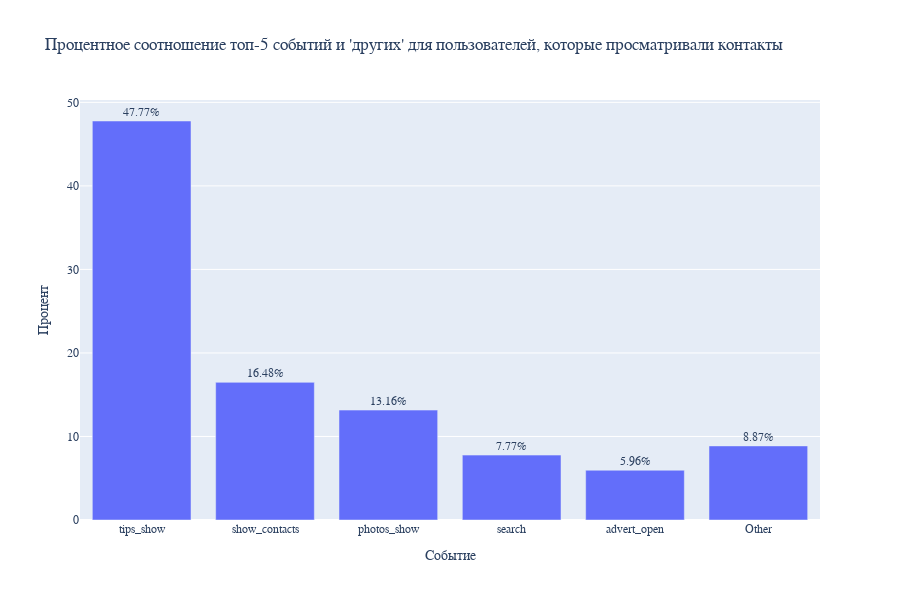

Write notebook code for a chart like this one.
### Markdown cell above
### Оценка действий, совершеных пользователями, которые просматривают контакты

### Code cell
# Получение списка пользователей, которые просматривали контакты
users_with_contacts_show = data[data['event_name'] == 'show_contacts']['user_id'].unique()

# Фильтрация данных только для пользователей, которые просматривали контакты
filtered_data = data[data['user_id'].isin(users_with_contacts_show)]

# Подсчет количества событий для каждого типа
event_counts = filtered_data.groupby('event_name').size().reset_index(name='count')

# Подсчет общего числа событий
total_events = event_counts['count'].sum()

# Выделение топ-5 категорий
top_events = event_counts.sort_values(by='count', ascending=False).head(5)

# Создание категории "другие" для остальных событий
other_count = total_events - top_events['count'].sum()
other_row = pd.DataFrame({'event_name': ['Other'], 'count': [other_count]})
event_counts = pd.concat([top_events, other_row])

# Рассчет процентного соотношения
event_counts['percent'] = (event_counts['count'] / total_events * 100).round(2)

# Создание столбчатой диаграммы
fig = go.Figure(data=[go.Bar(x=event_counts['event_name'], y=event_counts['percent'])])

# Настройка макета
fig.update_layout(
    title="Процентное соотношение топ-5 событий и 'других' для пользователей, которые просматривали контакты",
    xaxis=dict(title='Событие'),
    yaxis=dict(title='Процент'),
    font=dict(family="Arial", size=12),
    height=600
)

fig.update_traces(texttemplate='%{y:.2f}%', textposition='outside')

# Отображение диаграммы
fig.show()

### Figure 1 — Plotly figure (JSON) as saved in the notebook; plotly's stock layout.template omitted (floating-point values rounded to 4 significant figures)
{"data": [{"textposition": "outside", "texttemplate": "%{y:.2f}%", "type": "bar", "x": ["tips_show", "show_contacts", "photos_show", "search", "advert_open", "Other"], "y": [47.77, 16.48, 13.16, 7.77, 5.96, 8.87]}], "layout": {"font": {"family": "Arial", "size": 12}, "height": 600, "title": {"text": "Процентное соотношение топ-5 событий и 'других' для пользователей, которые просматривали контакты"}, "xaxis": {"title": {"text": "Событие"}}, "yaxis": {"title": {"text": "Процент"}}}}
